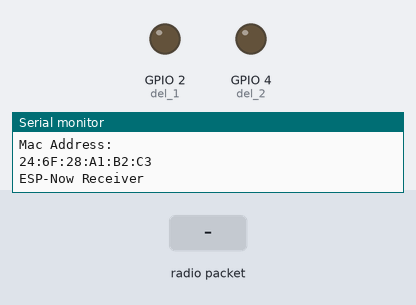
Bench run of a sketch on a simulated ESP8266 (NodeMCU). Parts: output pins drawn as LEDs (lit = HIGH), the last lines printed to the serial monitor. The inputs (shaded band) are chosen by the test bench.

Above: at 1.2 s.
1.3 s: radio packet "1" arrives
At 1.8 s:
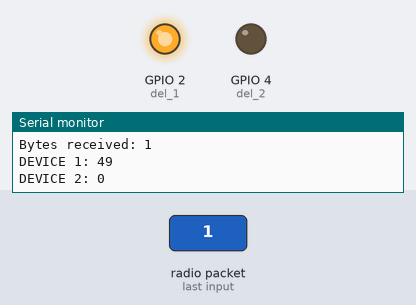
Timing chart, 0 to 4.3 s (numbered marks = the images above; inputs shaded):
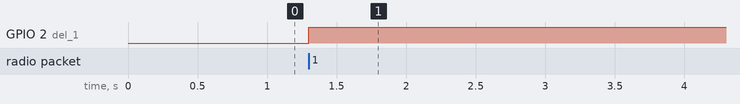

The sketch:

THIET_BI_2_2NEW.ino
```cpp
#include <ESP8266WiFi.h>
#include <espnow.h>

// #define st_wifi 5
// #define st_esp 6
// #define dev_1 7
// #define dev_2 8

#define del_1 2
#define del_2 4

// Structure to hold the received data
struct __attribute__((packed)) DataStruct {
  bool device_1;
  bool device_2;
};

DataStruct receivedData;

// Callback function that will be executed when data is received
void OnDataRecv(uint8_t * mac, uint8_t *incomingData, uint8_t len) {
  memcpy(&receivedData, incomingData, sizeof(receivedData));
  Serial.print("Bytes received: ");
  Serial.println(len);
  Serial.print("DEVICE 1: ");
  Serial.println(receivedData.device_1);
  Serial.print("DEVICE 2: ");
  Serial.println(receivedData.device_2);
}

void setup() {
  Serial.begin(115200);

  // pinMode(dev_1,OUTPUT);
  // pinMode(dev_2,OUTPUT);

  pinMode(del_1,OUTPUT);
  pinMode(del_2,OUTPUT);

  // pinMode(st_wifi,OUTPUT);
  // pinMode(st_esp,OUTPUT);

  WiFi.disconnect();
  // ESP.eraseConfig();
  // Set device as a Wi-Fi Station
  WiFi.mode(WIFI_STA);

  Serial.println("Mac Address: ");
  Serial.println(WiFi.macAddress());
  Serial.println("\nESP-Now Receiver");

  // Init ESP-NOW
  if (esp_now_init() != 0) {
    Serial.println("Error initializing ESP-NOW");
    return;
  }

  // Once ESPNow is successfully Init, we will register for recv CB to
  // get recv packer info
  esp_now_set_self_role(ESP_NOW_ROLE_SLAVE);
  esp_now_register_recv_cb(OnDataRecv);

}

void loop() {
  // Do any other processing in the loop if needed
  // digitalWrite(dev_1,receivedData.device_1);
  // digitalWrite(dev_2,receivedData.device_2);
  digitalWrite(del_1,receivedData.device_1);
  digitalWrite(del_2,receivedData.device_2);
}
```

Measured:
- after the input at 1.3 s, GPIO 2 (del_1): LOW → HIGH at once
